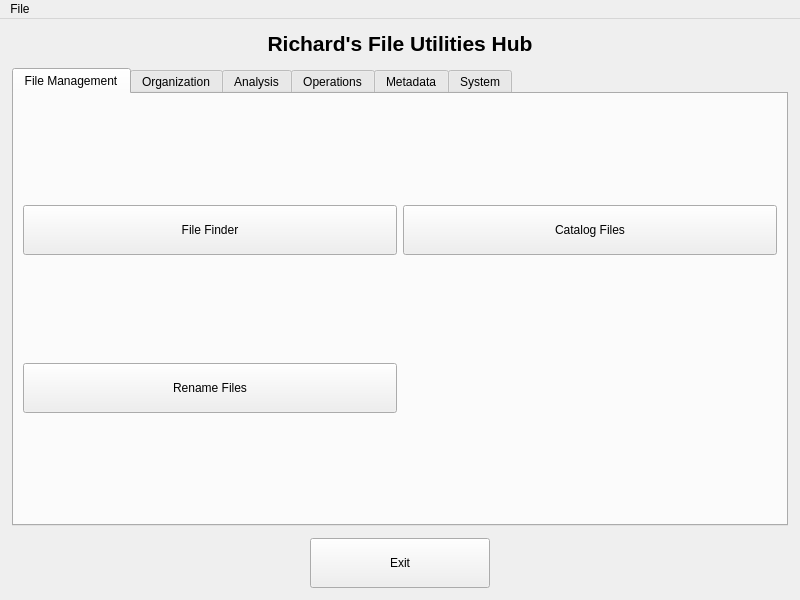
<?xml version="1.0" encoding="UTF-8"?>
<ui version="4.0">
 <class>RFUHub</class>
 <widget class="QMainWindow" name="RFUHub">
  <property name="geometry">
   <rect>
    <x>0</x>
    <y>0</y>
    <width>800</width>
    <height>600</height>
   </rect>
  </property>
  <property name="minimumSize">
   <size>
    <width>800</width>
    <height>600</height>
   </size>
  </property>
  <property name="windowTitle">
   <string>Richard's File Utilities Hub</string>
  </property>
  <widget class="QWidget" name="centralwidget">
   <layout class="QVBoxLayout" name="verticalLayout">
    <property name="spacing">
     <number>12</number>
    </property>
    <property name="margin">
     <number>12</number>
    </property>
    <item>
     <widget class="QLabel" name="titleLabel">
      <property name="font">
       <font>
        <pointsize>16</pointsize>
        <weight>75</weight>
        <bold>true</bold>
       </font>
      </property>
      <property name="text">
       <string>Richard's File Utilities Hub</string>
      </property>
      <property name="alignment">
       <set>Qt::AlignCenter</set>
      </property>
     </widget>
    </item>
    <item>
     <widget class="QTabWidget" name="tabWidget">
      <property name="currentIndex">
       <number>0</number>
      </property>
      <widget class="QWidget" name="fileManagementTab">
       <attribute name="title">
        <string>File Management</string>
       </attribute>
       <layout class="QGridLayout" name="fileManagementLayout">
        <item row="0" column="0">
         <widget class="QPushButton" name="fileFinder">
          <property name="minimumSize">
           <size>
            <width>180</width>
            <height>50</height>
           </size>
          </property>
          <property name="text">
           <string>File Finder</string>
          </property>
         </widget>
        </item>
        <item row="0" column="1">
         <widget class="QPushButton" name="catalogButton">
          <property name="minimumSize">
           <size>
            <width>180</width>
            <height>50</height>
           </size>
          </property>
          <property name="text">
           <string>Catalog Files</string>
          </property>
         </widget>
        </item>
        <item row="1" column="0">
         <widget class="QPushButton" name="renameButton">
          <property name="minimumSize">
           <size>
            <width>180</width>
            <height>50</height>
           </size>
          </property>
          <property name="text">
           <string>Rename Files</string>
          </property>
         </widget>
        </item>
       </layout>
      </widget>
      <widget class="QWidget" name="organizationTab">
       <attribute name="title">
        <string>Organization</string>
       </attribute>
       <layout class="QGridLayout" name="organizationLayout">
        <item row="0" column="0">
         <widget class="QPushButton" name="organizeButton">
          <property name="minimumSize">
           <size>
            <width>180</width>
            <height>50</height>
           </size>
          </property>
          <property name="text">
           <string>Organize Files</string>
          </property>
         </widget>
        </item>
    <item row="0" column="1">
         <widget class="QPushButton" name="syncButton">
          <property name="minimumSize">
           <size>
            <width>180</width>
            <height>50</height>
           </size>
          </property>
          <property name="text">
           <string>Synchronize</string>
          </property>
         </widget>
        </item>
                <item row="1" column="0">
         <widget class="QPushButton" name="emptyFoldersButton">
          <property name="minimumSize">
           <size>
            <width>180</width>
            <height>50</height>
           </size>
          </property>
          <property name="text">
           <string>Find Empty Folders</string>
          </property>
         </widget>
        </item>
       </layout>
      </widget>
      <widget class="QWidget" name="analysisTab">
       <attribute name="title">
        <string>Analysis</string>
       </attribute>
       <layout class="QGridLayout" name="analysisLayout">
        <item row="0" column="0">
         <widget class="QPushButton" name="sizeAnalyzerButton">
          <property name="minimumSize">
           <size>
            <width>180</width>
            <height>50</height>
           </size>
          </property>
          <property name="text">
           <string>Analyze Size</string>
          </property>
         </widget>
        </item>
        <item row="0" column="1">
         <widget class="QPushButton" name="duplicateFinderButton">
          <property name="minimumSize">
           <size>
            <width>180</width>
            <height>50</height>
           </size>
          </property>
          <property name="text">
           <string>Duplicate Finder</string>
          </property>
         </widget>
        </item>
        <item row="1" column="0">
         <widget class="QPushButton" name="treeMapButton">
          <property name="minimumSize">
           <size>
            <width>180</width>
            <height>50</height>
           </size>
          </property>
          <property name="text">
           <string>Disk Space Analyzer</string>
          </property>
         </widget>
        </item>
        <item row="1" column="1">
         <widget class="QPushButton" name="checksumButton">
          <property name="minimumSize">
           <size>
            <width>180</width>
            <height>50</height>
           </size>
          </property>
          <property name="text">
           <string>File Checksum</string>
          </property>
         </widget>
        </item>
       </layout>
      </widget>
      <widget class="QWidget" name="operationsTab">
       <attribute name="title">
        <string>Operations</string>
       </attribute>
       <layout class="QGridLayout" name="operationsLayout">
        <item row="0" column="0">
         <widget class="QPushButton" name="encryptDecryptButton">
          <property name="minimumSize">
           <size>
            <width>180</width>
            <height>50</height>
           </size>
          </property>
          <property name="text">
           <string>Encrypt/Decrypt</string>
          </property>
         </widget>
        </item>
        <item row="0" column="1">
         <widget class="QPushButton" name="compressDecompressButton">
          <property name="minimumSize">
           <size>
            <width>180</width>
            <height>50</height>
           </size>
          </property>
          <property name="text">
           <string>Compress/Decompress</string>
          </property>
         </widget>
        </item>
        <item row="1" column="0">
         <widget class="QPushButton" name="fileSplitterButton">
          <property name="minimumSize">
           <size>
            <width>180</width>
            <height>50</height>
           </size>
          </property>
          <property name="text">
           <string>Split/Join Files</string>
          </property>
         </widget>
        </item>
        <item row="1" column="1">
         <widget class="QPushButton" name="fileTouchButton">
          <property name="minimumSize">
           <size>
            <width>180</width>
            <height>50</height>
           </size>
          </property>
          <property name="text">
           <string>File Timestamps</string>
          </property>
         </widget>
        </item>
        <item row="2" column="0">
         <widget class="QPushButton" name="secureDeleteButton">
          <property name="minimumSize">
           <size>
            <width>180</width>
            <height>50</height>
           </size>
          </property>
          <property name="text">
           <string>Secure Delete</string>
          </property>
         </widget>
        </item>
       </layout>
      </widget>
      <widget class="QWidget" name="metadataTab">
       <attribute name="title">
        <string>Metadata</string>
       </attribute>
       <layout class="QGridLayout" name="metadataLayout">
        <item row="0" column="0">
         <widget class="QPushButton" name="officeMetadataButton">
          <property name="minimumSize">
           <size>
            <width>180</width>
            <height>50</height>
           </size>
          </property>
          <property name="text">
           <string>Office Metadata</string>
          </property>
         </widget>
        </item>
        <item row="0" column="1">
         <widget class="QPushButton" name="tagMetadataButton">
          <property name="minimumSize">
           <size>
            <width>180</width>
            <height>50</height>
           </size>
          </property>
          <property name="text">
           <string>Media Tags</string>
          </property>
         </widget>
        </item>
       </layout>
      </widget>
      <widget class="QWidget" name="systemTab">
       <attribute name="title">
        <string>System</string>
       </attribute>
       <layout class="QGridLayout" name="systemLayout">
        <item row="0" column="0">
         <widget class="QPushButton" name="permissionsButton">
          <property name="minimumSize">
           <size>
            <width>180</width>
            <height>50</height>
           </size>
          </property>
          <property name="text">
           <string>File Permissions</string>
          </property>
         </widget>
        </item>
       </layout>
      </widget>
     </widget>
    </item>
    <item>
     <layout class="QHBoxLayout" name="exitLayout">
      <item>
       <spacer name="horizontalSpacer">
        <property name="orientation">
         <enum>Qt::Horizontal</enum>
        </property>
        <property name="sizeHint" stdset="0">
         <size>
          <width>40</width>
          <height>20</height>
         </size>
        </property>
       </spacer>
      </item>
      <item>
       <widget class="QPushButton" name="exitButton">
        <property name="minimumSize">
         <size>
          <width>180</width>
          <height>50</height>
         </size>
        </property>
        <property name="text">
         <string>Exit</string>
        </property>
       </widget>
      </item>
      <item>
       <spacer name="horizontalSpacer_2">
        <property name="orientation">
         <enum>Qt::Horizontal</enum>
        </property>
        <property name="sizeHint" stdset="0">
         <size>
          <width>40</width>
          <height>20</height>
         </size>
        </property>
       </spacer>
      </item>
     </layout>
    </item>
   </layout>
  </widget>
  <widget class="QMenuBar" name="menuBar">
   <property name="geometry">
    <rect>
     <x>0</x>
     <y>0</y>
     <width>800</width>
     <height>25</height>
    </rect>
   </property>
   <widget class="QMenu" name="menuFile">
    <property name="title">
     <string>File</string>
    </property>
    <addaction name="actionExit"/>
   </widget>
   <addaction name="menuFile"/>
  </widget>
  <action name="actionExit">
   <property name="text">
    <string>Exit</string>
   </property>
   <property name="shortcut">
    <string>Alt+F4</string>
   </property>
  </action>
 </widget>
</ui>
